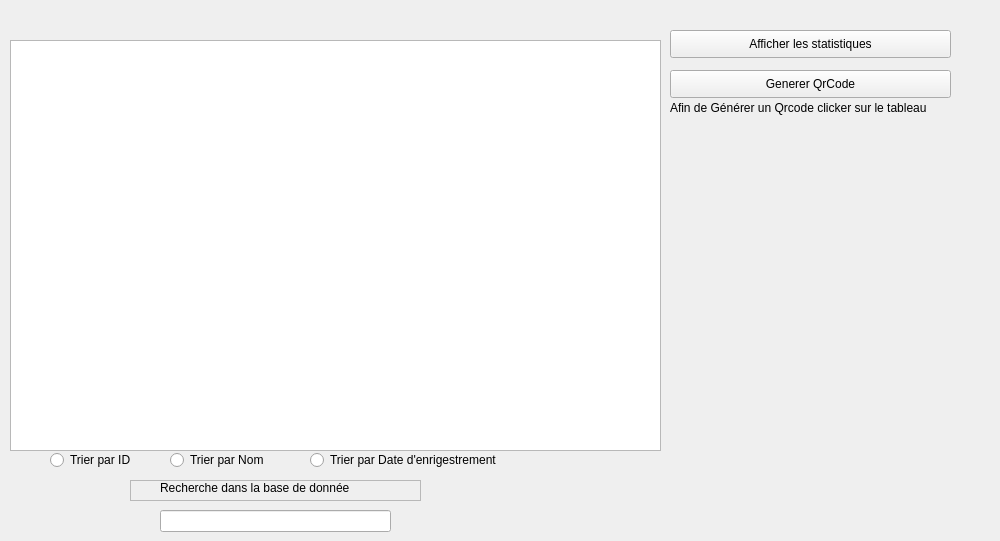
      <widget class="QWidget" name="tabWidgetafficherclient">
       <attribute name="title">
        <string>Afficher</string>
       </attribute>
       <widget class="QTableView" name="tab_client">
        <property name="geometry">
         <rect>
          <x>10</x>
          <y>40</y>
          <width>651</width>
          <height>411</height>
         </rect>
        </property>
       </widget>
       <widget class="QRadioButton" name="trieparNomclient">
        <property name="geometry">
         <rect>
          <x>170</x>
          <y>450</y>
          <width>121</width>
          <height>20</height>
         </rect>
        </property>
        <property name="text">
         <string>Trier par Nom</string>
        </property>
       </widget>
       <widget class="QRadioButton" name="trieparDateclient">
        <property name="geometry">
         <rect>
          <x>310</x>
          <y>450</y>
          <width>231</width>
          <height>20</height>
         </rect>
        </property>
        <property name="text">
         <string>Trier par Date d'enrigestrement</string>
        </property>
       </widget>
       <widget class="QRadioButton" name="trieparIdclient">
        <property name="geometry">
         <rect>
          <x>50</x>
          <y>450</y>
          <width>101</width>
          <height>20</height>
         </rect>
        </property>
        <property name="text">
         <string>Trier par ID</string>
        </property>
       </widget>
       <widget class="QLineEdit" name="rechercheclient">
        <property name="geometry">
         <rect>
          <x>160</x>
          <y>510</y>
          <width>231</width>
          <height>22</height>
         </rect>
        </property>
       </widget>
       <widget class="QFrame" name="frame">
        <property name="geometry">
         <rect>
          <x>130</x>
          <y>480</y>
          <width>291</width>
          <height>21</height>
         </rect>
        </property>
        <property name="frameShape">
         <enum>QFrame::StyledPanel</enum>
        </property>
        <property name="frameShadow">
         <enum>QFrame::Raised</enum>
        </property>
        <widget class="QLabel" name="labelrechclient">
         <property name="geometry">
          <rect>
           <x>30</x>
           <y>0</y>
           <width>231</width>
           <height>16</height>
          </rect>
         </property>
         <property name="text">
          <string>Recherche dans la base de donnée</string>
         </property>
        </widget>
       </widget>
       <widget class="QPushButton" name="afficherstatclient">
        <property name="geometry">
         <rect>
          <x>670</x>
          <y>30</y>
          <width>281</width>
          <height>28</height>
         </rect>
        </property>
        <property name="text">
         <string>Afficher les statistiques</string>
        </property>
       </widget>
       <widget class="QPushButton" name="qrcodeButton">
        <property name="geometry">
         <rect>
          <x>670</x>
          <y>70</y>
          <width>281</width>
          <height>28</height>
         </rect>
        </property>
        <property name="text">
         <string>Generer QrCode</string>
        </property>
       </widget>
       <widget class="QLabel" name="qrcodeLabel">
        <property name="geometry">
         <rect>
          <x>700</x>
          <y>140</y>
          <width>271</width>
          <height>231</height>
         </rect>
        </property>
        <property name="text">
         <string/>
        </property>
       </widget>
       <widget class="QLabel" name="labelclientqr">
        <property name="geometry">
         <rect>
          <x>670</x>
          <y>100</y>
          <width>321</width>
          <height>16</height>
         </rect>
        </property>
        <property name="text">
         <string>Afin de Générer un Qrcode clicker sur le tableau</string>
        </property>
       </widget>
      </widget>
